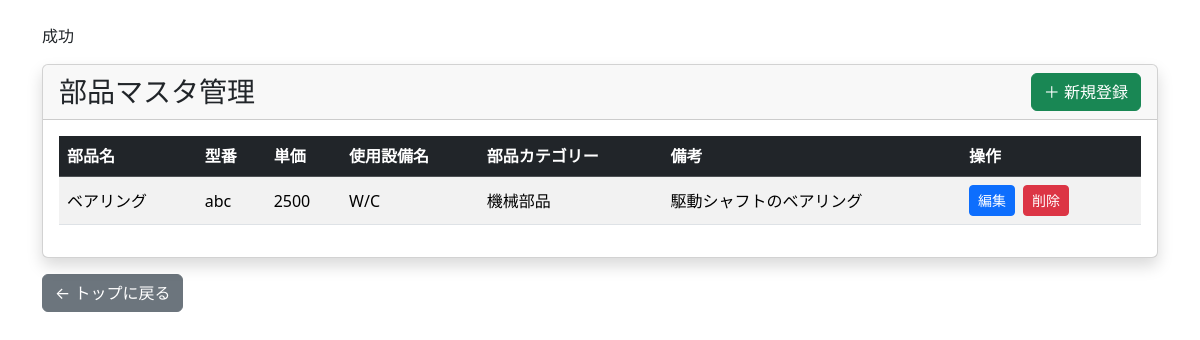
/parts/list.php (signed in), run on an earlier commit of the app's database.
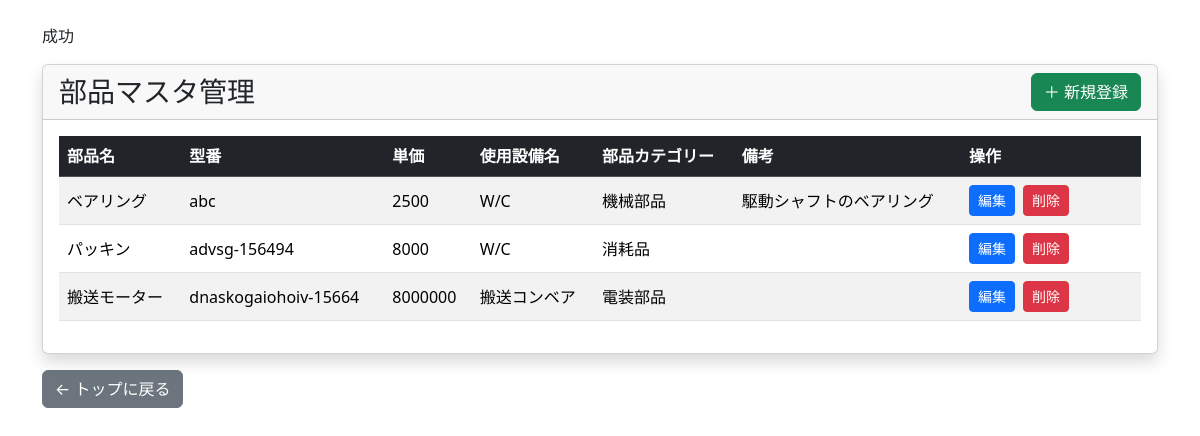
And on a later commit of the database.
### tables this page shows
CREATE TABLE `parts` (
  `id` int(11) NOT NULL,
  `part_name` varchar(255) NOT NULL,
  `equipment_id` int(11) DEFAULT NULL,
  `model_number` varchar(255) DEFAULT NULL,
  `price` int(11) DEFAULT NULL,
  `category_id` int(11) DEFAULT NULL,
  `memo` text DEFAULT NULL,
  `created_at` datetime NOT NULL
);

CREATE TABLE `equipment` (
  `id` int(11) NOT NULL,
  `equipment_name` varchar(255) NOT NULL,
  `supplier_id` int(11) DEFAULT NULL,
  `memo` text DEFAULT NULL,
  `created_at` datetime NOT NULL
);

CREATE TABLE `categories` (
  `id` int(11) NOT NULL,
  `name` varchar(100) NOT NULL
);

### config/function.php (called while the page is built, shortened)
<?php
function db_connect(){
    $dsn="mysql:host=".DB_HOST.";dbname=".DB_NAME.";charset=utf8mb4";
    $db=new PDO($dsn,DB_USER,DB_PASS);
    $db->setAttribute(PDO::ATTR_EMULATE_PREPARES,false);
    return $db;
}
function h($str)
{
    return htmlspecialchars($str, ENT_QUOTES, 'UTF-8');
}
function sql_get($s){
$db=db_connect();
$sql="$s";
$stmt=$db->prepare($sql);
return $stmt;
}

### parts/list.php (the view, shortened to what this page needs)
<?php
require_once __DIR__ . "/../config/function.php";
try {
    $sql="SELECT
    parts.id,
    parts.part_name,
    parts.equipment_id,
    parts.model_number,
    parts.price,
    parts.category_id,
    parts.memo,
    equipment.equipment_name,
    categories.name AS categories_name
FROM `parts`
INNER JOIN equipment ON parts.equipment_id = equipment.id
INNER JOIN categories ON parts.category_id = categories.id;";
    $stmt=sql_get($sql);
    $stmt->execute();
    $result=$stmt->fetchAll(PDO::FETCH_ASSOC);
} catch (PDOException $e) {
    exit("エラー" . $e->getMessage());
}
?>
<?php include __DIR__ . "/../config/page_head.php"; ?>
<body>
    <main class="container mt-4">
        <?php include __DIR__ . "/../config/err_and_msg.php"; ?>
        <div class="card shadow">
            <div class="card-header d-flex justify-content-between align-items-center">
                <h3 class="mb-0">部品マスタ管理</h3>
                <a href="./create.php" class="btn btn-success">
                    ＋ 新規登録
                </a>
            </div>
            <div class="card-body">
                <table class="table table-striped table-hover align-middle">
                    <thead class="table-dark">
                        <tr>
                            <th>部品名</th>
                            <th>型番</th>
                            <th>単価</th>
                            <th>使用設備名</th>
                            <th>部品カテゴリー</th>
                            <th>備考</th>
                            <th style="width:180px;">操作</th>
                        </tr>
                    </thead>
                    <tbody>
                        <?php foreach ($result as $row): ?>
                            <tr>
                                <td>
                                    <?= h($row["part_name"]) ?>
                                </td>
                                <td>
                                    <?= h($row["model_number"]) ?>
                                </td>
                                <td>
                                    <?= h($row["price"]) ?>
                                </td>
                                 <td>
                                    <?= h($row["equipment_name"]) ?>
                                </td>
                                <td>
                                    <?= h($row["categories_name"]) ?>
                                </td>
                                 <td>
                                    <?= h($row["memo"]) ?>
                                </td>
                                <td>
                                    <div class="d-flex gap-2">
                                        <form action="./edit.php" method="post">
                                            <button class="btn btn-sm btn-primary">編集</button>
                                        </form>
                                        <form action="./delete.php" method="post"
                                            onsubmit="return confirm('削除しますか？');">
                                            <button class="btn btn-sm btn-danger">削除</button>
                                        </form>
                                    </div>
                                </td>
                            </tr>
                        <?php endforeach; ?>
                    </tbody>
                </table>
            </div>
        </div>
        <div class="mt-3">
            <a href="../index.php" class="btn btn-secondary">
                ← トップに戻る
            </a>
        </div>
    </main>
</body>

### config/page_head.php (shortened to what this page needs)
<!DOCTYPE html>
<html lang="ja">
<head>
    <link rel="stylesheet" href="https://cdn.jsdelivr.net/npm/bootstrap@5.3.8/dist/css/bootstrap.min.css">
    <link rel="stylesheet" href="https://cdn.datatables.net/1.13.6/css/dataTables.bootstrap5.min.css">
</head>

### config/err_and_msg.php (shortened to what this page needs)
<?php if (!empty($_SESSION["msg"])): ?>
    <p><?php echo $_SESSION["msg"];
        ?></p>
<?php endif; ?>

What changed in the data, as far as the page shows it:
added parts: part_name "パッキン", model_number "advsg-156494", price "8000", equipment.equipment_name "W/C", category.name "消耗品"
added parts: part_name "搬送モーター", model_number "dnaskogaiohoiv-15664", price "8000000", equipment.equipment_name "搬送コンベア", category.name "電装部品"
